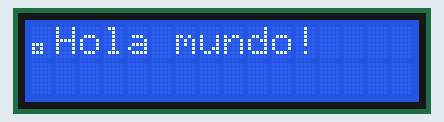
This sketch was run on a simulated Arduino Uno, built with avr-gcc and run on an emulated ATmega328P. Parts: 16×2 character LCD.

Above: at 1.13 s.
At 2.19 s:
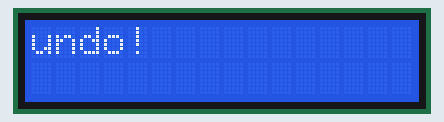
At 3.24 s:
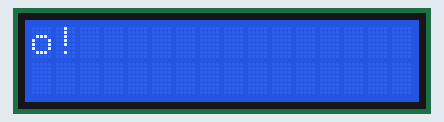
At 5.34 s:
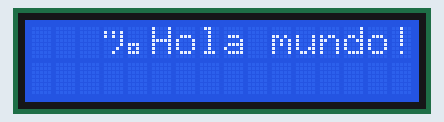
At 7.44 s:
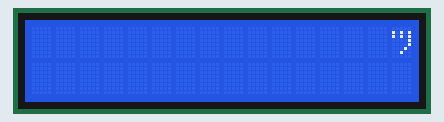
At 9.7 s:
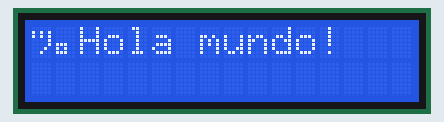

The sketch:

_018_Pantallla_16x2.ino
```cpp
/* Conexión
PIN2 - LCD4 (RS)
PIN3 - LCD5 (R/W)
PIN4 - LCD6 (E)

PIN8 - LCD11 (D4)
PIN9 - LCD12 (D5)
PIN10 - LCD13 (D6)
PIN11 - LCD14 (D7)
*/
#include <LiquidCrystal.h>

LiquidCrystal lcd(2, 3, 4, 8, 9, 10, 11); //(RS,RW, E, D4,D5, D6, D7)

void setup() {
  lcd.begin(16, 2);

  lcd.print("¡Hola mundo!");
  delay(1000);
}

void loop() {

  //mover 13 posiciones (longitud del texto) a la izquierda
  //para sacar el texto de la pantalla por la izquierda
  for (int positionCounter = 0; positionCounter < 13; positionCounter++) {
    lcd.scrollDisplayLeft();
    delay(150);
  }

  //mover 29 posiciones (longitud del texto + ancho del display) a la derecha
  //para sacar el texto de la pantalla por la derecha
  for (int positionCounter = 0; positionCounter < 29; positionCounter++) {
    lcd.scrollDisplayRight();
    delay(150);
  }

  //mover 16 posiciones (29-13) a la izquierda
  //para devolver el texto a la posición inicial
  for (int positionCounter = 0; positionCounter < 16; positionCounter++) {
    lcd.scrollDisplayLeft();
    delay(150);
  }

  delay(1000);
}
```

Measured:
- by itself, everything shown: repeats every 9.7 s, in 58 steps
- what the display in image 5 shows lasts 1.2 s, from 9.6 s to 10.8 s
